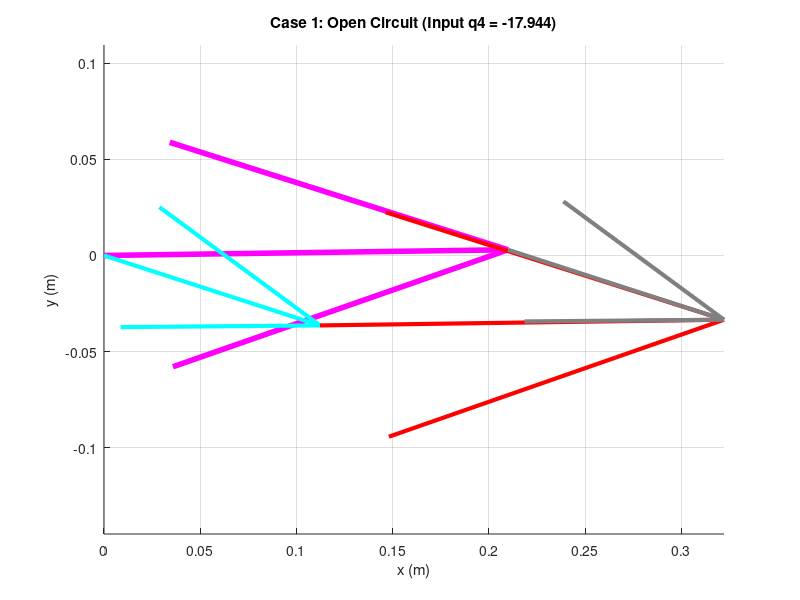
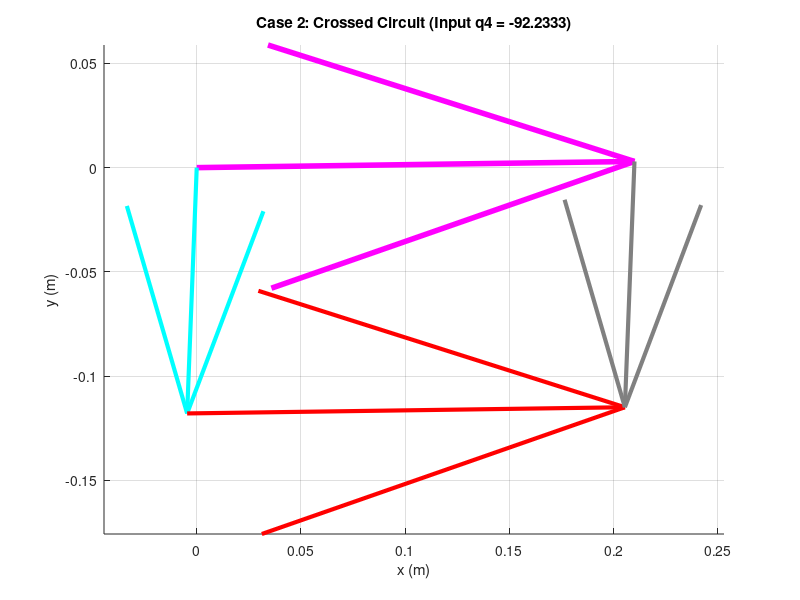

MATLAB code for these plots, in order:
clear all
close all
clc

% --- 1. Define Parameters (Unit: meters) ---
L1 = 0.210; % Ground (d) - Pink
L2 = 0.118; % Crank (a) - Cyan
L3 = 0.210; % Coupler (b) - Red
L4 = 0.118; % Rocker (c) - Grey (Input)

a = L2;
b = L3;
c = L4;
d = L1;

% Ground Offset
offset_deg = 0.81;
offset = deg2rad(offset_deg);

% --- 2. Define K Constants (For Inverse Analysis: Link 4 is Input) ---
% Swapping 'a' and 'c' because we find Theta 2 from Theta 4
K1 = d/c; 
K2 = d/a;
K3 = (c^2 - b^2 + a^2 + d^2)/(2*c*a); 

% Constants for Theta 3 derivation
% Geometric approach to eliminate Theta 2

% ==========================================
% CASE 1: Open Circuit (Input Theta 4 = -17.944)
% ==========================================
q4d_open = -17.944; 
q4_1 = deg2rad(q4d_open) - offset; % Local Theta 4

% --- Calculate Coefficients for Theta 2 ---
A1 = cos(q4_1) - K1 - K2*cos(q4_1) + K3;
B1 = -2*sin(q4_1);
C1 = K1 - (K2+1)*cos(q4_1) + K3;

% --- Calculate Coefficients for Theta 3 ---
P1 = -2*b*(d + c*cos(q4_1));
Q1 = -2*b*c*sin(q4_1);
R1 = d^2 + c^2 + b^2 - a^2 + 2*d*c*cos(q4_1);

D1 = R1 - P1;
E1 = 2*Q1;
F1 = R1 + P1;

% --- Solve for Theta 2 & 3 (Case 1) ---
% Using Plus Sqrt (+ sqrt) to force Negative Angle (Down) when A < 0
q2_open = 2*atan((-B1 + sqrt(B1^2 - 4*A1*C1))/(2*A1)); 
q3_open = 2*atan((-E1 + sqrt(E1^2 - 4*D1*F1))/(2*D1)); 

q2_open_d = rad2deg(q2_open) + offset_deg;
q3_open_d = rad2deg(q3_open) + offset_deg;


% ==========================================
% CASE 2: Crossed Circuit (Input Theta 4 = -92.2333)
% ==========================================
q4d_cross = -92.2333; 
q4_2 = deg2rad(q4d_cross) - offset; % Local Theta 4

% --- Calculate Coefficients for Theta 2 ---
A2 = cos(q4_2) - K1 - K2*cos(q4_2) + K3;
B2 = -2*sin(q4_2);
C2 = K1 - (K2+1)*cos(q4_2) + K3;

% --- Calculate Coefficients for Theta 3 ---
P2 = -2*b*(d + c*cos(q4_2));
Q2 = -2*b*c*sin(q4_2);
R2 = d^2 + c^2 + b^2 - a^2 + 2*d*c*cos(q4_2);

D2 = R2 - P2;
E2 = 2*Q2;
F2 = R2 + P2;

% --- Solve for Theta 2 & 3 (Case 2) ---
% Using Plus Sqrt (+ sqrt) to force Negative Angle (Down)
q2_cross = 2*atan((-B2 + sqrt(B2^2 - 4*A2*C2))/(2*A2)); 
q3_cross = 2*atan((-E2 + sqrt(E2^2 - 4*D2*F2))/(2*D2)); 

q2_cross_d = rad2deg(q2_cross) + offset_deg;
q3_cross_d = rad2deg(q3_cross) + offset_deg;


% ==========================================
% Vector Calculation & Plotting
% ==========================================
% Ground Vector
RO4O2 = d*exp(j*offset); 
RO4O2x = real(RO4O2); RO4O2y = imag(RO4O2);

% --- Vector Case 1 (Open) ---
RA1 = a*exp(j*(q2_open + offset));       
RBA1 = b*exp(j*(q3_open + offset));        
RBO4_1 = c*exp(j*(q4_1 + offset));    

RA1x = real(RA1); RA1y = imag(RA1);
RBA1x = real(RBA1); RBA1y = imag(RBA1); 
RBO4_1x = real(RBO4_1); RBO4_1y = imag(RBO4_1);

% --- Vector Case 2 (Crossed) ---
RA2 = a*exp(j*(q2_cross + offset));       
RBA2 = b*exp(j*(q3_cross + offset));
RBO4_2 = c*exp(j*(q4_2 + offset));    

RA2x = real(RA2); RA2y = imag(RA2);
RBA2x = real(RBA2); RBA2y = imag(RBA2); 
RBO4_2x = real(RBO4_2); RBO4_2y = imag(RBO4_2);

% --- Plotting Case 1 ---
figure(1)
title('Case 1: Open Circuit (Input q4 = -17.944)');
hold on;
% Ground (Pink)
quiver(0,0, RO4O2x, RO4O2y, 0, 'Color', [1 0 1], 'MaxHeadSize', 0.5, 'LineWidth', 4); 
% Crank (Cyan)
quiver(0,0, RA1x, RA1y, 0, 'cyan', 'MaxHeadSize', 0.5, 'LineWidth', 3); 
% Coupler (Red)
quiver(RA1x, RA1y, RBA1x, RBA1y, 0, 'red', 'MaxHeadSize', 0.5, 'LineWidth', 3); 
% Rocker (Grey)
quiver(RO4O2x, RO4O2y, RBO4_1x, RBO4_1y, 0, 'Color', [0.5 0.5 0.5], 'MaxHeadSize', 0.5, 'LineWidth', 3); 
axis equal; grid on;
xlabel('x (m)'); ylabel('y (m)');

% --- Plotting Case 2 ---
figure(2)
title('Case 2: Crossed Circuit (Input q4 = -92.2333)');
hold on;
% Ground (Pink)
quiver(0,0, RO4O2x, RO4O2y, 0, 'Color', [1 0 1], 'MaxHeadSize', 0.5, 'LineWidth', 4); 
% Crank (Cyan)
quiver(0,0, RA2x, RA2y, 0, 'cyan', 'MaxHeadSize', 0.5, 'LineWidth', 3); 
% Coupler (Red)
quiver(RA2x, RA2y, RBA2x, RBA2y, 0, 'red', 'MaxHeadSize', 0.5, 'LineWidth', 3); 
% Rocker (Grey)
quiver(RO4O2x, RO4O2y, RBO4_2x, RBO4_2y, 0, 'Color', [0.5 0.5 0.5], 'MaxHeadSize', 0.5, 'LineWidth', 3); 
axis equal; grid on;
xlabel('x (m)'); ylabel('y (m)');

% Display Results
disp('--- Results ---');
disp(['Case 1 (Open): Theta 2 = ', num2str(q2_open_d), ', Theta 3 = ', num2str(q3_open_d)]);
disp(['Case 2 (Crossed): Theta 2 = ', num2str(q2_cross_d), ', Theta 3 = ', num2str(q3_cross_d)]);
